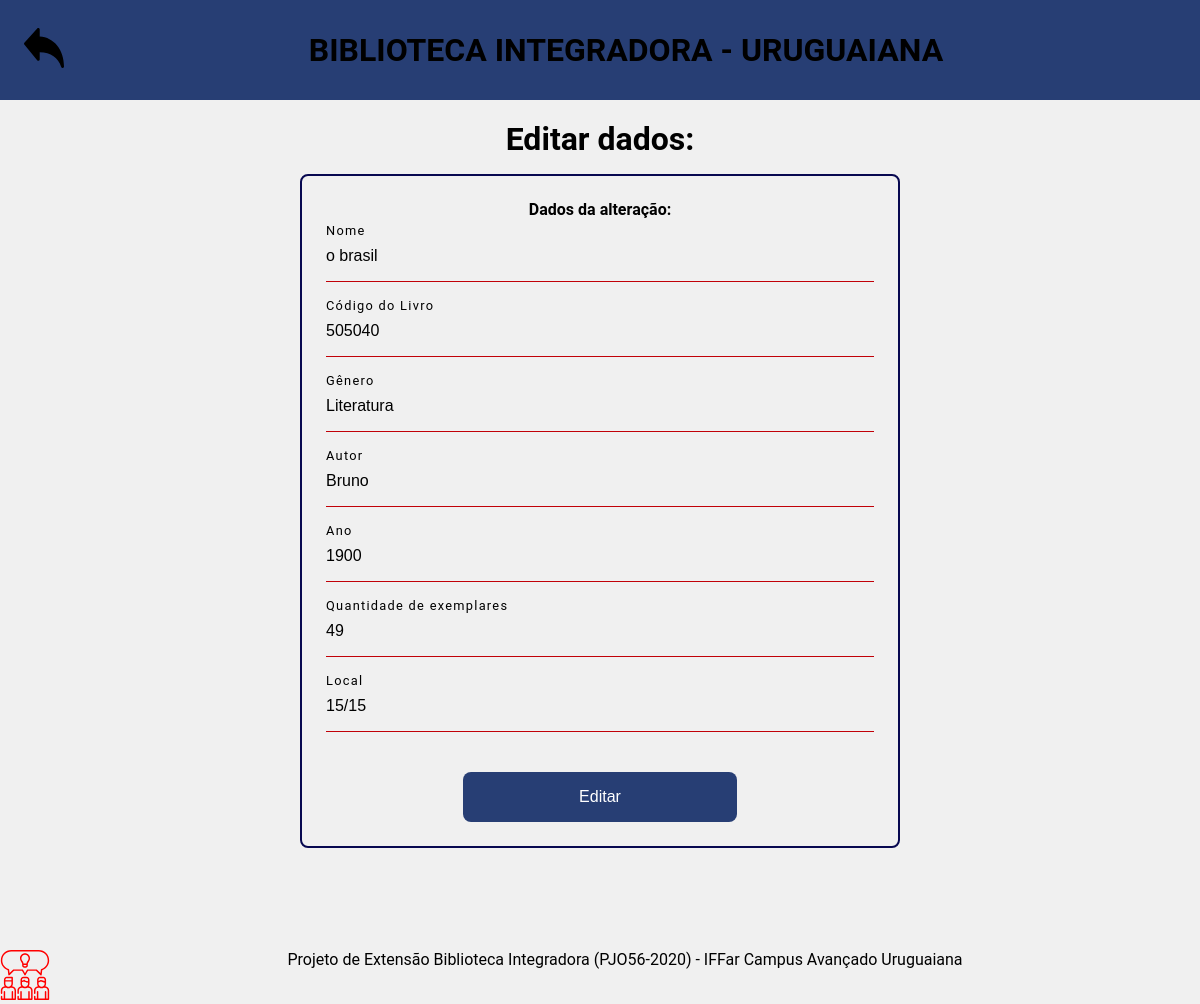
The app's page /livros/alterar.php?id=15 (signed in) with its own data.
### tables this page shows
CREATE TABLE IF NOT EXISTS `livros` (
  `id` int(255) NOT NULL AUTO_INCREMENT,
  `cod_livro` varchar(255) NOT NULL,
  `nomel` varchar(50) NOT NULL,
  `autor` varchar(50) NOT NULL,
  `genero` varchar(50) NOT NULL,
  `ano` varchar(30) NOT NULL,
  `emestoque` int(255) DEFAULT NULL,
  `locali` varchar(100) NOT NULL,
  PRIMARY KEY (`id`)
);

### livros/alterar.php (the view, shortened to what this page needs)
<?php
 include("../conecta.php");
    @$id = $_GET['id'];
    $sql = 'SELECT * FROM livros WHERE id='.$id;
    $busca = mysqli_query($conexao,$sql);
    $dados = mysqli_fetch_assoc($busca);?>
<!DOCTYPE html>
<html lang="pt-br">
    <head>
        <link rel="stylesheet" href="../styles/css/main.css">
        <link rel="stylesheet" href="../styles/css/change.css">
    </head>
    <body>
    <header> <a href="index.php"><img src="../styles/img/back.svg" id="img-back"></a> <h1>BIBLIOTECA INTEGRADORA - URUGUAIANA</h1> </header>
     <main>
        <h1 > Editar dados:</h1>
            <form action="alterar.php" method="post">
            <h4> Dados da alteração: </h4>
                <div class="input">
                <input type="text" name="nomel" size="50" maxlength="255"  required value="<?php echo $dados['nomel']; ?>">
                <label>Nome</label>
                </div>
                <div class="input">
                <input type="text" name="cod_livro" size="50" maxlength="255" required value="<?php echo $dados['cod_livro']; ?>">
                <label> Código do Livro</label>
                </div>
                <div class="input">
                <input type="text" name="genero" size="50" maxlength="255"  value="<?php echo $dados['genero']; ?>"> <label>Gênero</label>
                </div>
                <div class="input">
                <input type="text" name="autor" size="50" maxlength="255"  required value="<?php echo $dados['autor']; ?>" ><label>Autor</label>
                </div>
                <div class="input">
                <input type="text" name="ano" size="50" maxlength="4" value="<?php echo $dados['ano']; ?>"> <label>Ano</label>
                </div>
                <div class="input">
                <input type="text" name="emestoque" size="50" maxlength="4" value="<?php echo $dados['emestoque']; ?>">
                <label>Quantidade de exemplares</label>
                </div>
                <div class="input">
                <input type="text" name="local" size="50" maxlength="4" value="<?php echo $dados['locali']; ?>">
                <label>Local</label>
                </div>
                <input type="submit" value="Editar" id="submit">
            </form>
    </main>
    <footer><a href="descprojeto.html"><img src="../styles/img/info.svg"></a> <div id ="footerText">
    Projeto de Extensão Biblioteca Integradora (PJO56-2020) - IFFar Campus Avançado Uruguaiana
</div></footer>
    </body>
</html>

### styles/css/main.css (style rules this page uses)
* { margin: 0; padding: 0; box-sizing: border-box; outline: 0; }
html, body { width: 100%; height: 100%; font-family: 'Roboto', sans-serif;; }
:root { --primary-color: #273E74; --second-color: #070850; --vermelho:#C10108; }
body { background-color: #f0f0f0; }
header { height: 100px; background-color: var(--primary-color); text-align: center; padding-top:24px; display:flex; }
header h1 { margin-left: auto; margin-right: auto; font-weight:700; }
#img-back { width: 40px; height: 40px; margin-left: 12px; transition:200ms; }
main { height: 100%; display: flex; flex-direction: column; align-items: center; justify-items: center; }
footer { width:100%; height:5%; transition:200ms; cursor:pointer; display: flex; margin-top: 50px; }
footer img { width: 50px; height:50px; }
footer #footerText { margin-left: 0; width:100%; text-align:center; }
a { text-decoration: none; }

### styles/css/change.css (style rules this page uses)
* { margin: 0; padding: 0; box-sizing: border-box; }
html,body { font-family: 'Roboto', sans-serif; width:100vw; height:100%; }
body { background-color:#f0f0f0; }
header { height: 100px; background-color: var(--primary-color); text-align: center; padding: 12px; display: flex; align-items: center; }
header h1 { margin-left: auto; margin-right: auto; }
main { height:100%; display: flex; flex-direction: column; align-items: center; text-align: center; }
main h1 { margin-top:20px; margin-bottom:16px; }
form { text-align: center; border: solid var(--second-color) 2px; border-radius: 8px; width: 50%; padding:24px; }
div.input { margin-bottom: 24px; margin-top: 12px; position: relative; }
input { -moz-appearance: none; -webkit-appearance: none; appearance: none; width: 100%; padding: 16px 0; border:none; border-bottom: 1px solid var(--vermelho); background-color: transparent; outline: none; color: var(--text-color); font-size: 1em; }
#submit { width: 50%; margin-top: 16px; background-color: var(--primary-color); border-radius: 8px; -moz-appearance: none; -webkit-appearance: none; appearance: none; padding: 16px 0; outline: none; color: #fff; font-size: 1em; border:none; }
input ~ label { position: absolute; top: 16px; left: 0; color: black; transition: .4s; }
input:focus ~ label, input:valid ~label { transform: translateY(-24px); font-size: 0.8em; letter-spacing: 0.1em; }

### records on screen
livros: nomel "o brasil", cod_livro "505040", genero "Literatura", autor "Bruno", ano "1900", emestoque "49", local "15/15"
